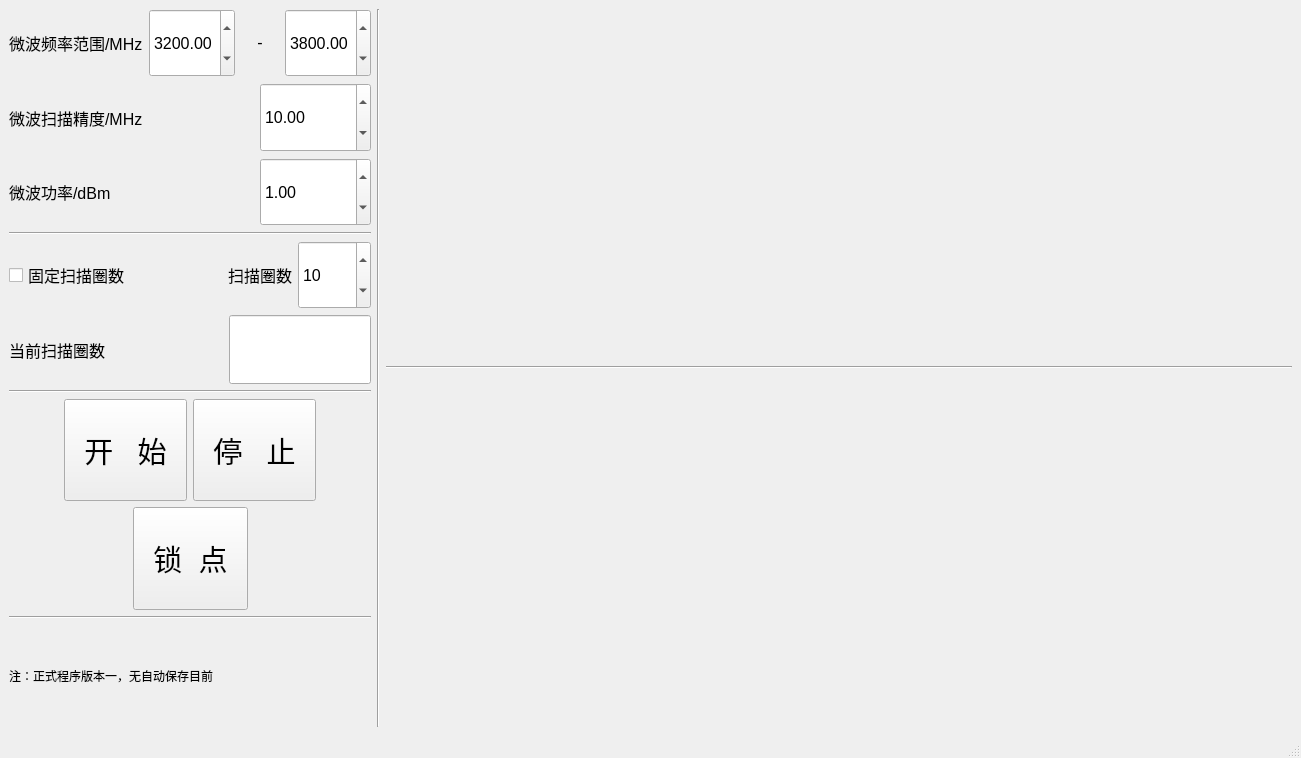
<?xml version="1.0" encoding="UTF-8"?>
<ui version="4.0">
 <class>MainWindow</class>
 <widget class="QMainWindow" name="MainWindow">
  <property name="geometry">
   <rect>
    <x>0</x>
    <y>0</y>
    <width>1301</width>
    <height>758</height>
   </rect>
  </property>
  <property name="windowTitle">
   <string>ODMR-AWG-Task-mode-test1</string>
  </property>
  <widget class="QWidget" name="centralwidget">
   <layout class="QHBoxLayout" name="horizontalLayout_10">
    <item>
     <layout class="QHBoxLayout" name="horizontalLayout_9" stretch="2,1,5">
      <item>
       <layout class="QVBoxLayout" name="verticalLayout_2" stretch="2,2,2,1,2,2,1,3,3,1,1,1,1">
        <item>
         <layout class="QHBoxLayout" name="horizontalLayout" stretch="3,2,1,2">
          <item>
           <widget class="QLabel" name="label">
            <property name="sizePolicy">
             <sizepolicy hsizetype="Minimum" vsizetype="Minimum">
              <horstretch>0</horstretch>
              <verstretch>0</verstretch>
             </sizepolicy>
            </property>
            <property name="font">
             <font>
              <family>Arial</family>
              <pointsize>12</pointsize>
             </font>
            </property>
            <property name="text">
             <string>微波频率范围/MHz</string>
            </property>
           </widget>
          </item>
          <item>
           <widget class="QDoubleSpinBox" name="doubleSpinBox">
            <property name="sizePolicy">
             <sizepolicy hsizetype="Minimum" vsizetype="Minimum">
              <horstretch>0</horstretch>
              <verstretch>0</verstretch>
             </sizepolicy>
            </property>
            <property name="font">
             <font>
              <family>Arial</family>
              <pointsize>12</pointsize>
             </font>
            </property>
            <property name="decimals">
             <number>2</number>
            </property>
            <property name="minimum">
             <double>1.000000000000000</double>
            </property>
            <property name="maximum">
             <double>6000.000000000000000</double>
            </property>
            <property name="singleStep">
             <double>100.000000000000000</double>
            </property>
            <property name="value">
             <double>3200.000000000000000</double>
            </property>
           </widget>
          </item>
          <item>
           <widget class="QLabel" name="label_3">
            <property name="sizePolicy">
             <sizepolicy hsizetype="Preferred" vsizetype="Fixed">
              <horstretch>0</horstretch>
              <verstretch>0</verstretch>
             </sizepolicy>
            </property>
            <property name="font">
             <font>
              <family>Arial</family>
              <pointsize>12</pointsize>
             </font>
            </property>
            <property name="text">
             <string>-</string>
            </property>
            <property name="alignment">
             <set>Qt::AlignCenter</set>
            </property>
           </widget>
          </item>
          <item>
           <widget class="QDoubleSpinBox" name="doubleSpinBox_2">
            <property name="sizePolicy">
             <sizepolicy hsizetype="Minimum" vsizetype="Minimum">
              <horstretch>0</horstretch>
              <verstretch>0</verstretch>
             </sizepolicy>
            </property>
            <property name="font">
             <font>
              <family>Arial</family>
              <pointsize>12</pointsize>
             </font>
            </property>
            <property name="decimals">
             <number>2</number>
            </property>
            <property name="minimum">
             <double>1.000000000000000</double>
            </property>
            <property name="maximum">
             <double>6000.000000000000000</double>
            </property>
            <property name="singleStep">
             <double>100.000000000000000</double>
            </property>
            <property name="value">
             <double>3800.000000000000000</double>
            </property>
           </widget>
          </item>
         </layout>
        </item>
        <item>
         <layout class="QHBoxLayout" name="horizontalLayout_2" stretch="1,1,1">
          <item>
           <widget class="QLabel" name="label_2">
            <property name="sizePolicy">
             <sizepolicy hsizetype="Minimum" vsizetype="Minimum">
              <horstretch>0</horstretch>
              <verstretch>0</verstretch>
             </sizepolicy>
            </property>
            <property name="font">
             <font>
              <family>Arial</family>
              <pointsize>12</pointsize>
             </font>
            </property>
            <property name="text">
             <string>微波扫描精度/MHz</string>
            </property>
           </widget>
          </item>
          <item>
           <spacer name="horizontalSpacer_9">
            <property name="orientation">
             <enum>Qt::Horizontal</enum>
            </property>
            <property name="sizeHint" stdset="0">
             <size>
              <width>40</width>
              <height>20</height>
             </size>
            </property>
           </spacer>
          </item>
          <item>
           <widget class="QDoubleSpinBox" name="doubleSpinBox_3">
            <property name="sizePolicy">
             <sizepolicy hsizetype="Minimum" vsizetype="Minimum">
              <horstretch>0</horstretch>
              <verstretch>0</verstretch>
             </sizepolicy>
            </property>
            <property name="font">
             <font>
              <family>Arial</family>
              <pointsize>12</pointsize>
             </font>
            </property>
            <property name="decimals">
             <number>2</number>
            </property>
            <property name="maximum">
             <double>20.000000000000000</double>
            </property>
            <property name="value">
             <double>10.000000000000000</double>
            </property>
           </widget>
          </item>
         </layout>
        </item>
        <item>
         <layout class="QHBoxLayout" name="horizontalLayout_3" stretch="1,1,1">
          <item>
           <widget class="QLabel" name="label_4">
            <property name="sizePolicy">
             <sizepolicy hsizetype="Minimum" vsizetype="Minimum">
              <horstretch>0</horstretch>
              <verstretch>0</verstretch>
             </sizepolicy>
            </property>
            <property name="font">
             <font>
              <family>Arial</family>
              <pointsize>12</pointsize>
             </font>
            </property>
            <property name="text">
             <string>微波功率/dBm       </string>
            </property>
           </widget>
          </item>
          <item>
           <spacer name="horizontalSpacer_10">
            <property name="orientation">
             <enum>Qt::Horizontal</enum>
            </property>
            <property name="sizeHint" stdset="0">
             <size>
              <width>40</width>
              <height>20</height>
             </size>
            </property>
           </spacer>
          </item>
          <item>
           <widget class="QDoubleSpinBox" name="doubleSpinBox_4">
            <property name="sizePolicy">
             <sizepolicy hsizetype="Minimum" vsizetype="Minimum">
              <horstretch>0</horstretch>
              <verstretch>0</verstretch>
             </sizepolicy>
            </property>
            <property name="font">
             <font>
              <family>Arial</family>
              <pointsize>12</pointsize>
             </font>
            </property>
            <property name="minimum">
             <double>-60.000000000000000</double>
            </property>
            <property name="maximum">
             <double>10.000000000000000</double>
            </property>
            <property name="value">
             <double>1.000000000000000</double>
            </property>
           </widget>
          </item>
         </layout>
        </item>
        <item>
         <widget class="Line" name="line">
          <property name="orientation">
           <enum>Qt::Horizontal</enum>
          </property>
         </widget>
        </item>
        <item>
         <layout class="QHBoxLayout" name="horizontalLayout_5">
          <item>
           <widget class="QCheckBox" name="checkBox">
            <property name="sizePolicy">
             <sizepolicy hsizetype="Minimum" vsizetype="Minimum">
              <horstretch>0</horstretch>
              <verstretch>0</verstretch>
             </sizepolicy>
            </property>
            <property name="font">
             <font>
              <family>Arial</family>
              <pointsize>12</pointsize>
             </font>
            </property>
            <property name="text">
             <string>固定扫描圈数</string>
            </property>
           </widget>
          </item>
          <item>
           <spacer name="horizontalSpacer_2">
            <property name="sizePolicy">
             <sizepolicy hsizetype="Minimum" vsizetype="Minimum">
              <horstretch>0</horstretch>
              <verstretch>0</verstretch>
             </sizepolicy>
            </property>
            <property name="font">
             <font>
              <family>Arial</family>
              <pointsize>12</pointsize>
             </font>
            </property>
            <property name="orientation">
             <enum>Qt::Horizontal</enum>
            </property>
            <property name="sizeHint" stdset="0">
             <size>
              <width>40</width>
              <height>20</height>
             </size>
            </property>
           </spacer>
          </item>
          <item>
           <widget class="QLabel" name="label_5">
            <property name="sizePolicy">
             <sizepolicy hsizetype="Minimum" vsizetype="Minimum">
              <horstretch>0</horstretch>
              <verstretch>0</verstretch>
             </sizepolicy>
            </property>
            <property name="font">
             <font>
              <family>Arial</family>
              <pointsize>12</pointsize>
             </font>
            </property>
            <property name="text">
             <string>扫描圈数</string>
            </property>
           </widget>
          </item>
          <item>
           <widget class="QSpinBox" name="spinBox">
            <property name="sizePolicy">
             <sizepolicy hsizetype="Minimum" vsizetype="Minimum">
              <horstretch>0</horstretch>
              <verstretch>0</verstretch>
             </sizepolicy>
            </property>
            <property name="font">
             <font>
              <family>Arial</family>
              <pointsize>12</pointsize>
             </font>
            </property>
            <property name="minimum">
             <number>1</number>
            </property>
            <property name="maximum">
             <number>10000</number>
            </property>
            <property name="value">
             <number>10</number>
            </property>
           </widget>
          </item>
         </layout>
        </item>
        <item>
         <layout class="QHBoxLayout" name="horizontalLayout_6">
          <item>
           <widget class="QLabel" name="label_6">
            <property name="sizePolicy">
             <sizepolicy hsizetype="Minimum" vsizetype="Minimum">
              <horstretch>0</horstretch>
              <verstretch>0</verstretch>
             </sizepolicy>
            </property>
            <property name="font">
             <font>
              <family>Arial</family>
              <pointsize>12</pointsize>
             </font>
            </property>
            <property name="text">
             <string>当前扫描圈数</string>
            </property>
           </widget>
          </item>
          <item>
           <spacer name="horizontalSpacer_4">
            <property name="orientation">
             <enum>Qt::Horizontal</enum>
            </property>
            <property name="sizeHint" stdset="0">
             <size>
              <width>40</width>
              <height>20</height>
             </size>
            </property>
           </spacer>
          </item>
          <item>
           <widget class="QLineEdit" name="lineEdit">
            <property name="sizePolicy">
             <sizepolicy hsizetype="Minimum" vsizetype="Minimum">
              <horstretch>0</horstretch>
              <verstretch>0</verstretch>
             </sizepolicy>
            </property>
            <property name="font">
             <font>
              <family>Arial</family>
              <pointsize>12</pointsize>
             </font>
            </property>
           </widget>
          </item>
         </layout>
        </item>
        <item>
         <widget class="Line" name="line_2">
          <property name="orientation">
           <enum>Qt::Horizontal</enum>
          </property>
         </widget>
        </item>
        <item>
         <layout class="QHBoxLayout" name="horizontalLayout_4">
          <item>
           <spacer name="horizontalSpacer">
            <property name="orientation">
             <enum>Qt::Horizontal</enum>
            </property>
            <property name="sizeHint" stdset="0">
             <size>
              <width>40</width>
              <height>20</height>
             </size>
            </property>
           </spacer>
          </item>
          <item>
           <widget class="QPushButton" name="pushButton">
            <property name="sizePolicy">
             <sizepolicy hsizetype="Fixed" vsizetype="Minimum">
              <horstretch>22</horstretch>
              <verstretch>0</verstretch>
             </sizepolicy>
            </property>
            <property name="font">
             <font>
              <family>Arial</family>
              <pointsize>22</pointsize>
             </font>
            </property>
            <property name="text">
             <string>  开   始  </string>
            </property>
           </widget>
          </item>
          <item>
           <widget class="QPushButton" name="pushButton_2">
            <property name="sizePolicy">
             <sizepolicy hsizetype="Fixed" vsizetype="Minimum">
              <horstretch>22</horstretch>
              <verstretch>0</verstretch>
             </sizepolicy>
            </property>
            <property name="font">
             <font>
              <family>Arial</family>
              <pointsize>22</pointsize>
             </font>
            </property>
            <property name="text">
             <string>  停   止  </string>
            </property>
           </widget>
          </item>
          <item>
           <spacer name="horizontalSpacer_3">
            <property name="orientation">
             <enum>Qt::Horizontal</enum>
            </property>
            <property name="sizeHint" stdset="0">
             <size>
              <width>40</width>
              <height>20</height>
             </size>
            </property>
           </spacer>
          </item>
         </layout>
        </item>
        <item>
         <layout class="QHBoxLayout" name="horizontalLayout_7">
          <item>
           <spacer name="horizontalSpacer_5">
            <property name="orientation">
             <enum>Qt::Horizontal</enum>
            </property>
            <property name="sizeHint" stdset="0">
             <size>
              <width>40</width>
              <height>20</height>
             </size>
            </property>
           </spacer>
          </item>
          <item>
           <widget class="QPushButton" name="pushButton_3">
            <property name="sizePolicy">
             <sizepolicy hsizetype="Fixed" vsizetype="Minimum">
              <horstretch>22</horstretch>
              <verstretch>0</verstretch>
             </sizepolicy>
            </property>
            <property name="font">
             <font>
              <family>Arial</family>
              <pointsize>22</pointsize>
             </font>
            </property>
            <property name="text">
             <string>  锁  点  </string>
            </property>
           </widget>
          </item>
          <item>
           <spacer name="horizontalSpacer_6">
            <property name="orientation">
             <enum>Qt::Horizontal</enum>
            </property>
            <property name="sizeHint" stdset="0">
             <size>
              <width>40</width>
              <height>20</height>
             </size>
            </property>
           </spacer>
          </item>
         </layout>
        </item>
        <item>
         <widget class="Line" name="line_3">
          <property name="orientation">
           <enum>Qt::Horizontal</enum>
          </property>
         </widget>
        </item>
        <item>
         <spacer name="verticalSpacer">
          <property name="orientation">
           <enum>Qt::Vertical</enum>
          </property>
          <property name="sizeHint" stdset="0">
           <size>
            <width>20</width>
            <height>40</height>
           </size>
          </property>
         </spacer>
        </item>
        <item>
         <widget class="QLabel" name="label_9">
          <property name="sizePolicy">
           <sizepolicy hsizetype="Expanding" vsizetype="Expanding">
            <horstretch>0</horstretch>
            <verstretch>0</verstretch>
           </sizepolicy>
          </property>
          <property name="text">
           <string>注：正式程序版本一，无自动保存目前</string>
          </property>
          <property name="textFormat">
           <enum>Qt::PlainText</enum>
          </property>
          <property name="scaledContents">
           <bool>false</bool>
          </property>
         </widget>
        </item>
        <item>
         <spacer name="verticalSpacer_3">
          <property name="orientation">
           <enum>Qt::Vertical</enum>
          </property>
          <property name="sizeHint" stdset="0">
           <size>
            <width>20</width>
            <height>40</height>
           </size>
          </property>
         </spacer>
        </item>
       </layout>
      </item>
      <item>
       <widget class="Line" name="line_4">
        <property name="orientation">
         <enum>Qt::Vertical</enum>
        </property>
       </widget>
      </item>
      <item>
       <layout class="QVBoxLayout" name="verticalLayout_7">
        <item>
         <layout class="QVBoxLayout" name="verticalLayout"/>
        </item>
        <item>
         <widget class="Line" name="line_5">
          <property name="orientation">
           <enum>Qt::Horizontal</enum>
          </property>
         </widget>
        </item>
        <item>
         <layout class="QVBoxLayout" name="verticalLayout_6"/>
        </item>
       </layout>
      </item>
     </layout>
    </item>
   </layout>
  </widget>
  <widget class="QStatusBar" name="statusbar"/>
  <action name="actionFrequency">
   <property name="text">
    <string>Frequency</string>
   </property>
  </action>
  <action name="actionRabi">
   <property name="text">
    <string>Rabi</string>
   </property>
  </action>
  <action name="actionT1">
   <property name="text">
    <string>T1</string>
   </property>
  </action>
  <action name="actionHahn_echo">
   <property name="text">
    <string>Hahn_echo</string>
   </property>
  </action>
  <action name="actionRamsey">
   <property name="text">
    <string>Ramsey</string>
   </property>
  </action>
  <action name="actionExit">
   <property name="text">
    <string>Exit</string>
   </property>
  </action>
 </widget>
 <resources/>
 <connections>
  <connection>
   <sender>actionExit</sender>
   <signal>triggered(bool)</signal>
   <receiver>MainWindow</receiver>
   <slot>close()</slot>
   <hints>
    <hint type="sourcelabel">
     <x>-1</x>
     <y>-1</y>
    </hint>
    <hint type="destinationlabel">
     <x>618</x>
     <y>352</y>
    </hint>
   </hints>
  </connection>
 </connections>
</ui>
